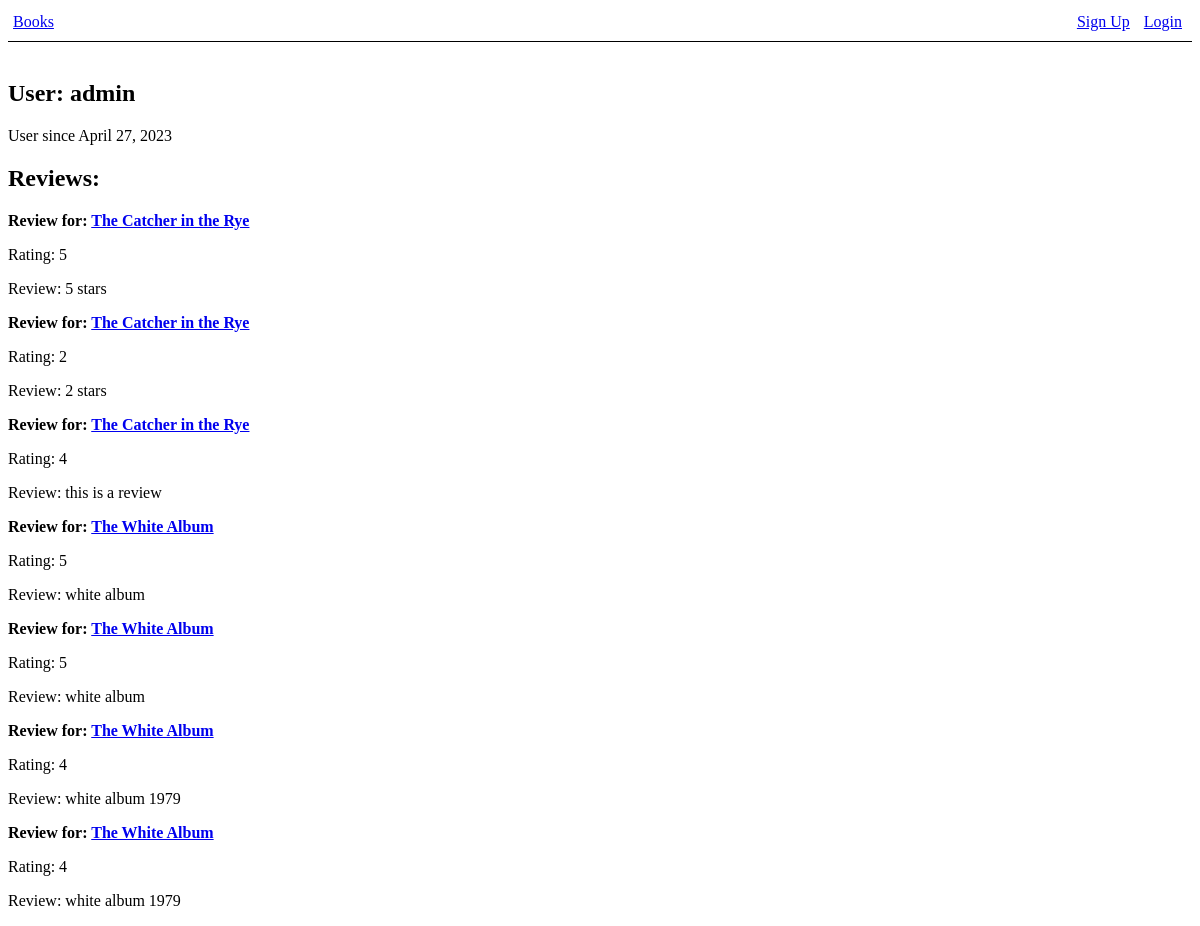
The app's page /profiles/1/ with its own data.
### reviews/models.py (models this page shows)
class Review(models.Model):
    user = models.ForeignKey(User, on_delete=models.CASCADE, blank=True)
    book = models.ForeignKey(Book, on_delete=models.CASCADE)
    rating = models.IntegerField(blank=False, default=0)
    text = models.CharField(max_length=500);

### books/models.py (models this page shows, shortened)
class Book(models.Model):
    title = models.CharField(max_length=200, blank=False)
    author = models.CharField(max_length=200)
    pub_year = models.IntegerField(default=-1, blank=True)

### profiles/views.py (the view)
# urls.py: path("<int:user_id>/", views.profile, name="profile"),
def profile(request, user_id):
    profile_user = User.objects.get(pk=user_id)
    if profile_user is not None:
        reviews = Review.objects.filter(user=profile_user)
        context =  {
            'profile_user': profile_user,
            'reviews': reviews
        }
        return render(request, 'profiles/profile.html', context)
    return None

### templates/profiles/profile.html
{% extends "base.html" %}
{% block content %}
    <h2>User: {{profile_user.username}}</h2>
    <p>User since {{profile_user.date_joined.date}}</p>
    <h2>Reviews:</h2>
    {% for review in reviews %}
        <div>
            <b>Review for: <a href="{% url 'books:view_book' review.book.id %}">{{review.book.title}}</a></b>
            <p>Rating: {{review.rating}}</p>
            <p>Review: {{review.text}}</p>
        </div>
    {% endfor %}
{% endblock %}

### static/css/stars.css (style rules this page uses)
:root { --star-color: #fff; --star-background: #fc0; }

### records on screen
Review: book "The Catcher in the Rye", rating "5", text "5 stars"
Review: book "The Catcher in the Rye", rating "2", text "2 stars"
Review: book "The Catcher in the Rye", rating "4", text "this is a review"
Review: book "The White Album", rating "5", text "white album"
Review: book "The White Album", rating "5", text "white album"
Review: book "The White Album", rating "4", text "white album 1979"
Review: book "The White Album", rating "4", text "white album 1979"

### other values on screen
{{ profile_user.username }} "admin"
{{ profile_user.date_joined.date }} "April 27, 2023"
